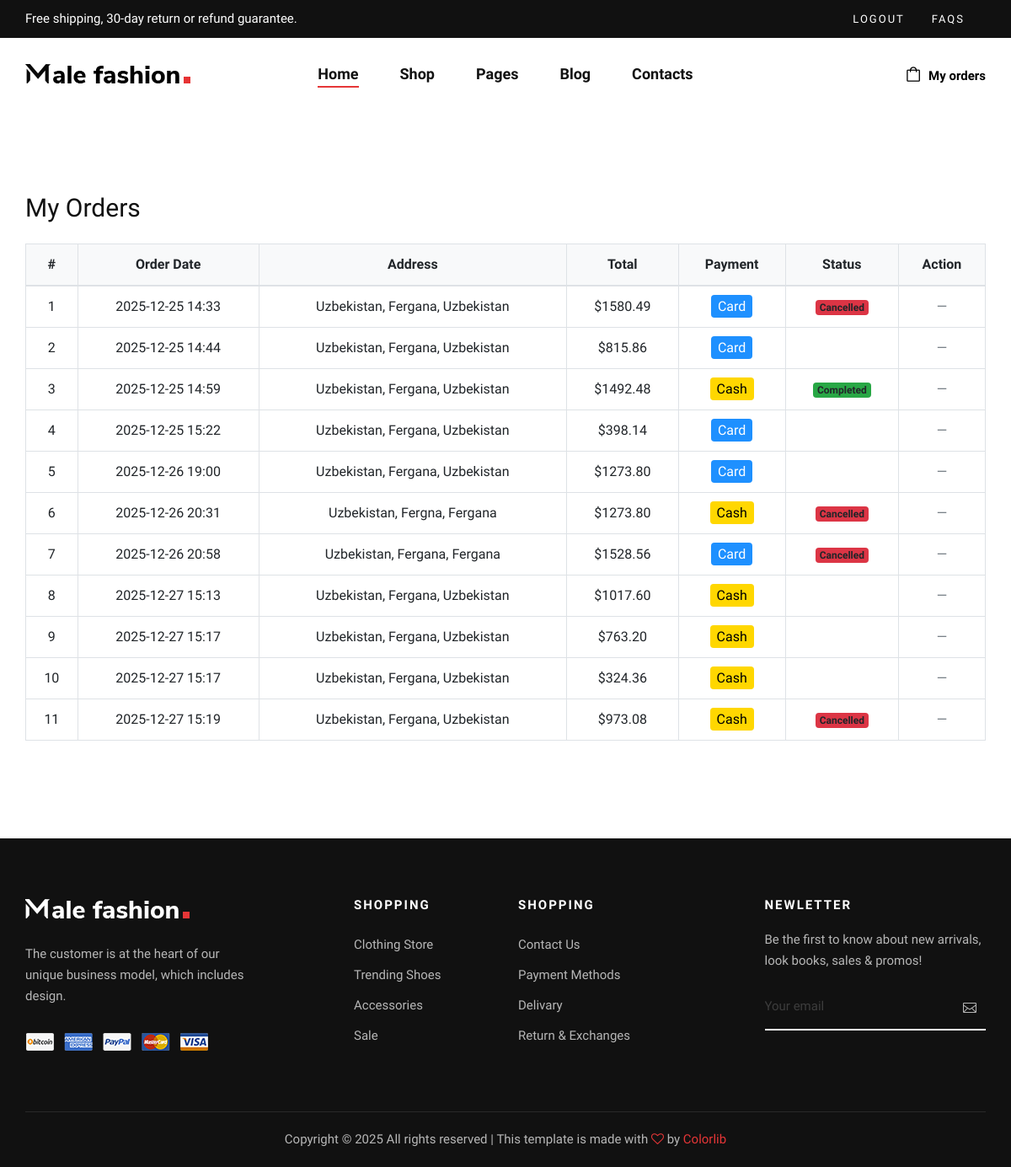
The page /orders/ (signed in) on the database as committed earlier.
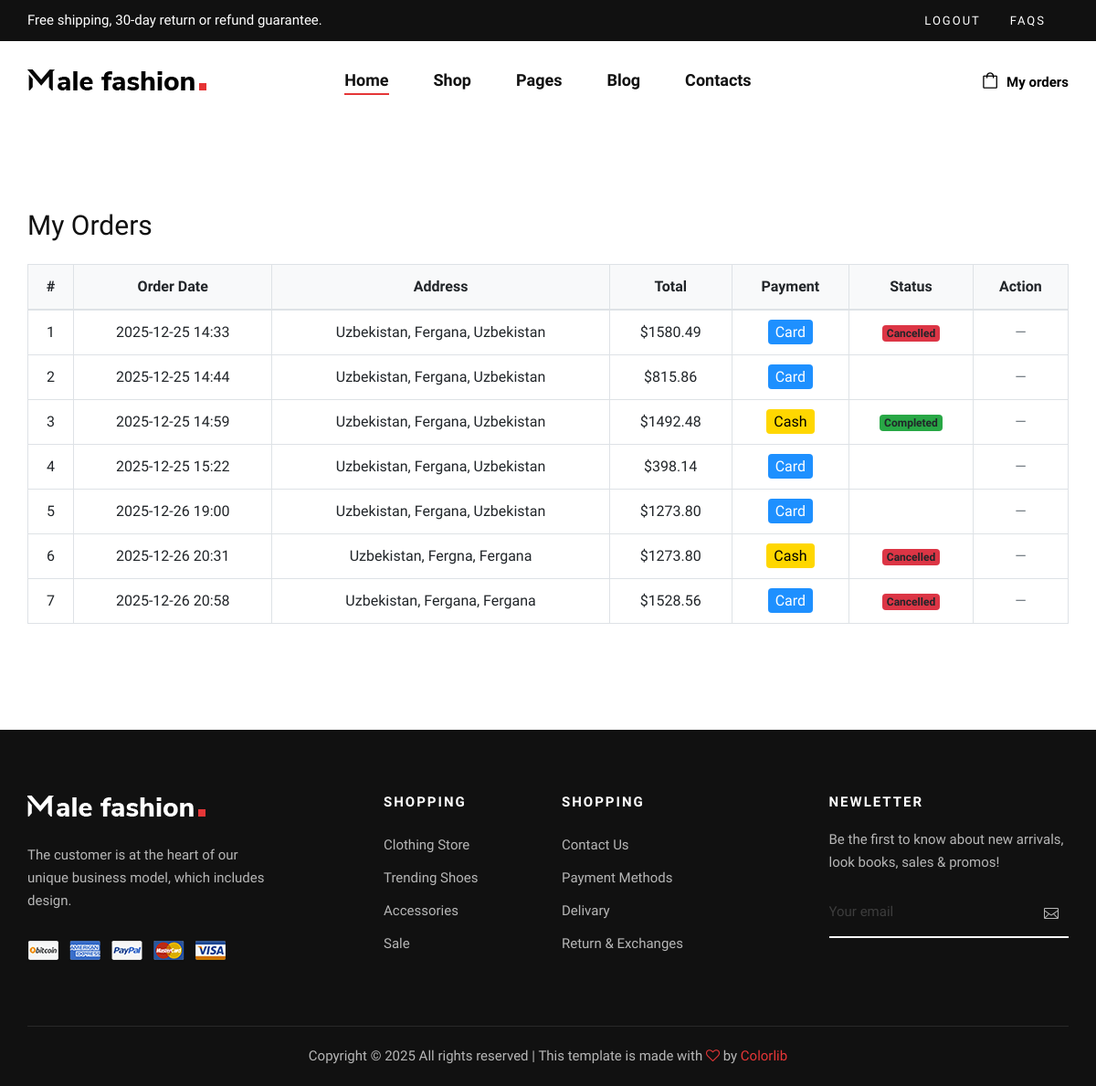
The same page on the database as committed later.
### core/models.py (models this page shows, shortened)
class Order(models.Model):
    STATUS_CHOICES = (
        ('pending', 'Pending'),
        ('processing', 'Processing'),
        ('completed', 'Completed'),
        ('cancelled', 'Cancelled'),
    )
    PAYMENT = (
        ("card", "Card"),
        ('money', 'Money')
    )
    user = models.ForeignKey(CustomUser, on_delete=models.CASCADE, related_name='orders')
    country = models.CharField(max_length=50)
    address = models.CharField(max_length=100)
    town = models.CharField(max_length=50)
    postcode = models.PositiveIntegerField()
    notes = models.CharField(max_length=150, blank=True, null=True)
    subtotal_price = models.DecimalField(max_digits=12, decimal_places=2)
    status = models.CharField(max_length=20, choices=STATUS_CHOICES, default='pending')
    payment_model = models.CharField(max_length=30, choices=PAYMENT, default=PAYMENT[1])
    created_at = models.DateTimeField(auto_now_add=True)
    updated_at = models.DateTimeField(auto_now=True)
    def total_price(self):
        return self.subtotal_price + (self.subtotal_price * Decimal('0.01') + self.subtotal_price * Decimal('0.05'))

### core/views.py (the view)
# urls.py: path('orders/', views.orderview, name="orders"),
def orderview(request):
    orders = Order.objects.filter(user=request.user)
    return render(request, "order.html", {"orders":orders})

### templates/order.html (shortened to what this page needs)
{% extends "base.html" %}
{% load static %}
{% block content %}
<section class="shopping-cart spad">
    <div class="container">
        <div class="row">
            <div class="col-lg-12">
                <h3 class="mb-4">My Orders</h3>
                {% if orders %}
                <div class="table-responsive">
                    <table class="table table-bordered text-center align-middle">
                        <thead class="bg-light">
    <tr>
        <th>#</th>
        <th>Order Date</th>
        <th>Address</th>
        <th>Total</th>
        <th>Payment</th>
        <th>Status</th>
        <th>Action</th>
    </tr>
</thead>
<tbody>
{% for order in orders %}
    <tr>
        <td>{{ forloop.counter }}</td>
        <td>{{ order.created_at|date:"Y-m-d H:i" }}</td>
        <td>
            {{ order.country }},
            {{ order.town }},
            {{ order.address }}
        </td>
        <td>
            ${{ order.total_price|floatformat:2 }}
        </td>
        <td>
    {% if order.payment_model == 'money' %}
        <span style="background-color: #FFD700; color: #000; padding: 4px 8px; border-radius: 4px;">Cash</span>
    {% elif order.payment_model == 'card' %}
        <span style="background-color: #1E90FF; color: #fff; padding: 4px 8px; border-radius: 4px;">Card</span>
    {% else %}
        <span style="background-color: #808080; color: #fff; padding: 4px 8px; border-radius: 4px;">—</span>
    {% endif %}
</td>
        <td>
            {% if order.status == 'pending' %}
                <span class="badge bg-warning text-dark">Pending</span>
            {% elif order.status == 'processing' %}
                <span class="badge bg-primary">Processing</span>
            {% elif order.status == 'completed' %}
                <span class="badge bg-success">Completed</span>
            {% elif order.status == 'cancelled' %}
                <span class="badge bg-danger">Cancelled</span>
            {% endif %}
        </td>
        <td>
            {% if order.status == 'pending' or order.status == 'processing' %}
                <form method="post" action="{% url 'core:order-delete' order.id  %}">
                    {% csrf_token %}
                    <button class="btn btn-sm btn-danger"
                        onclick="return confirm('Are you sure you want to cancel this order?');">
                        Cancel
                    </button>
                </form>
            {% else %}
                <span class="text-muted">—</span>
            {% endif %}
        </td>
    </tr>
{% endfor %}
</tbody>
                    </table>
                </div>
                {% else %}
                    <p>You have no orders yet.</p>
                {% endif %}
            </div>
        </div>
    </div>
</section>
{% endblock content %}

### templates/base.html (shortened to what this page needs)
<!DOCTYPE html>
<html lang="zxx">
<head>
    {% load static %}
    <link rel="stylesheet" href="{% static 'css/bootstrap.min.css' %}" type="text/css">
    <link rel="stylesheet" href="{% static 'css/font-awesome.min.css' %}" type="text/css">
    <link rel="stylesheet" href="{% static 'css/elegant-icons.css' %}" type="text/css">
    <link rel="stylesheet" href="{% static 'css/magnific-popup.css' %}" type="text/css">
    <link rel="stylesheet" href="{% static 'css/nice-select.css' %}" type="text/css">
    <link rel="stylesheet" href="{% static 'css/owl.carousel.min.css' %}" type="text/css">
    <link rel="stylesheet" href="{% static 'css/slicknav.min.css' %}" type="text/css">
    <link rel="stylesheet" href="{% static 'css/style.css' %}" type="text/css">
</head>
<body>
    <header class="header">
        <div class="header__top">
            <div class="container">
                <div class="row">
                    <div class="col-lg-6 col-md-7">
                        <div class="header__top__left">
                            <p>Free shipping, 30-day return or refund guarantee.</p>
                        </div>
                    </div>
                    <div class="col-lg-6 col-md-5">
                        <div class="header__top__right">
                            <div class="header__top__links">
                                {% if user.is_authenticated %}
                                    <a href="{% url 'authentication:logout' %}">Logout</a>
                                {% else %}
                                    <a href="{% url 'authentication:sign-in' %}">Sign in</a>
                                    <a href="{% url 'authentication:sign-up' %}">Register</a>
                                {% endif %}
                                <a href="/about">FAQs</a>
                            </div>
                        </div>
                    </div>
                </div>
            </div>
        </div>
        <div class="container">
            <div class="row">
                <div class="col-lg-3 col-md-3">
                    <div class="header__logo">
                        <a href="/"><img src="{% static 'img/logo.png' %}" alt=""></a>
                    </div>
                </div>
                <div class="col-lg-6 col-md-6">
                    <nav class="header__menu mobile-menu">
                        <ul>
                            <li class="active"><a href="/">Home</a></li>
                            <li><a href="/shop">Shop</a></li>
                            <li><a href="#">Pages</a>
                            </li>
                            <li><a href="/blog">Blog</a></li>
                            <li><a href="/contact">Contacts</a></li>
                        </ul>
                    </nav>
                </div>
                <div class="col-lg-3 col-md-3">
                    <div class="header__nav__option">
                        <a href="/orders"><img src="{% static 'img/icon/cart.png' %}" alt=""></a>
                        <div class="price"><a href="/orders" style="color: black;">My orders</a></div>
                    </div>
                </div>
            </div>
        </div>
    </header>
    {% block content %}
    {% endblock content %}
    <footer class="footer">
        <div class="container">
            <div class="row">
                <div class="col-lg-3 col-md-6 col-sm-6">
                    <div class="footer__about">
                        <div class="footer__logo">
                            <a href="#"><img src="{% static 'img/footer-logo.png'%}" alt=""></a>
                        </div>
                        <p>The customer is at the heart of our unique business model, which includes design.</p>
                        <a href="#"><img src="{% static 'img/payment.png' %}" alt=""></a>
                    </div>
                </div>
                <div class="col-lg-2 offset-lg-1 col-md-3 col-sm-6">
                    <div class="footer__widget">
                        <h6>Shopping</h6>
                        <ul>
                            <li><a href="/shop">Clothing Store</a></li>
                            <li><a href="/shop">Trending Shoes</a></li>
                            <li><a href="/shop">Accessories</a></li>
                            <li><a href="/shop">Sale</a></li>
                        </ul>
                    </div>
                </div>
                <div class="col-lg-2 col-md-3 col-sm-6">
                    <div class="footer__widget">
                        <h6>Shopping</h6>
                        <ul>
                            <li><a href="/contact">Contact Us</a></li>
                            <li><a href="/checkout">Payment Methods</a></li>
                            <li><a href="/checkout">Delivary</a></li>
                            <li><a href="/checkout">Return & Exchanges</a></li>
                        </ul>
                    </div>
                </div>
                <div class="col-lg-3 offset-lg-1 col-md-6 col-sm-6">
                    <div class="footer__widget">
                        <h6>NewLetter</h6>
                        <div class="footer__newslatter">
                            <p>Be the first to know about new arrivals, look books, sales & promos!</p>
                            <form action="/">
                                <input type="text" placeholder="Your email">
                                <button type="submit"><span class="icon_mail_alt"></span></button>
                            </form>
                        </div>
                    </div>
                </div>
            </div>
            <div class="row">
                <div class="col-lg-12 text-center">
                    <div class="footer__copyright__text">
                        <p>Copyright ©
                            All rights reserved | This template is made with <i class="fa fa-heart-o"
                            aria-hidden="true"></i> by <a href="https://colorlib.com" target="_blank">Colorlib</a>
                        </p>
                    </div>
                </div>
            </div>
        </div>
    </footer>
</body>
</html>

### static/css/style.css (style rules this page uses)
html, body { height: 100%; font-family: "Nunito Sans", sans-serif; -webkit-font-smoothing: antialiased; }
h1, h2, h3, h4, h5, h6 { margin: 0; color: #111111; font-weight: 400; font-family: "Nunito Sans", sans-serif; }
h3 { font-size: 30px; }
h6 { font-size: 16px; }
p { font-size: 15px; font-family: "Nunito Sans", sans-serif; color: #3d3d3d; font-weight: 400; line-height: 25px; margin: 0 0 15px 0; }
img { max-width: 100%; }
ul, ol { padding: 0; margin: 0; }
.spad { padding-top: 100px; padding-bottom: 100px; }
.header { background: #ffffff; }
.header__top { background: #111111; padding: 10px 0; }
.header__top__left p { color: #ffffff; margin-bottom: 0; }
.header__top__right { text-align: right; }
.header__top__links { display: inline-block; margin-right: 25px; }
.header__top__links a { color: #ffffff; font-size: 13px; text-transform: uppercase; letter-spacing: 2px; margin-right: 28px; display: inline-block; }
.header__top__links a:last-child { margin-right: 0; }
.header__logo { padding: 30px 0; }
.header__logo a { display: inline-block; }
.header__menu { text-align: center; padding: 26px 0 25px; }
.header__menu ul li { list-style: none; display: inline-block; margin-right: 45px; position: relative; }
.header__menu ul li.active a:after { -webkit-transform: scale(1); -ms-transform: scale(1); transform: scale(1); }
.header__menu ul li:last-child { margin-right: 0; }
.header__menu ul li a { font-size: 18px; color: #111111; display: block; font-weight: 600; position: relative; padding: 3px 0; }
.header__menu ul li a:after { position: absolute; left: 0; bottom: 0; width: 100%; height: 2px; background: #e53637; content: ""; -webkit-transition: all, 0.5s; -o-transition: all, 0.5s; transition: all, 0.5s; -webkit-transform: scale(0); -ms-transform: scale(0); transform: scale(0); }
.header__nav__option { text-align: right; padding: 30px 0; }
.header__nav__option a { display: inline-block; margin-right: 26px; position: relative; }
.header__nav__option a:last-child { margin-right: 0; }
.header__nav__option .price { font-size: 15px; color: #111111; font-weight: 700; display: inline-block; margin-left: -20px; position: relative; top: 3px; }
.footer { background: #111111; padding-top: 70px; }
.footer__about { margin-bottom: 30px; }
.footer__about .footer__logo { margin-bottom: 30px; }
.footer__about .footer__logo a { display: inline-block; }
.footer__about p { color: #b7b7b7; margin-bottom: 30px; }
.footer__widget { margin-bottom: 30px; }
.footer__widget h6 { color: #ffffff; font-size: 15px; font-weight: 700; text-transform: uppercase; letter-spacing: 2px; margin-bottom: 20px; }
.footer__widget ul li { line-height: 36px; list-style: none; }
.footer__widget ul li a { color: #b7b7b7; font-size: 15px; }
.footer__widget .footer__newslatter p { color: #b7b7b7; }
.footer__widget .footer__newslatter form { position: relative; }
.footer__widget .footer__newslatter form input { width: 100%; font-size: 15px; color: #3d3d3d; background: transparent; border: none; padding: 15px 0; border-bottom: 2px solid #ffffff; }
.footer__widget .footer__newslatter form input::placeholder { color: #3d3d3d; }
.footer__widget .footer__newslatter form button { color: #b7b7b7; font-size: 16px; position: absolute; right: 5px; top: 0; height: 100%; background: transparent; border: none; }
.footer__copyright__text { border-top: 1px solid rgba(255, 255, 255, 0.1); padding: 20px 0; margin-top: 40px; }
.footer__copyright__text p { color: #b7b7b7; margin-bottom: 0; }
.footer__copyright__text p i { color: #e53637; }
.footer__copyright__text p a { color: #e53637; }
@media only screen and (min-width: 1200px) { .container { max-width: 1170px; } }

Rows that differ between the two databases and show on the page:
removed Order: created_at "2025-12-27 15:13", country "Uzbekistan", town "Fergana", address "Uzbekistan", total_price "1017.60", payment_model "Cash"
removed Order: created_at "2025-12-27 15:17", country "Uzbekistan", town "Fergana", address "Uzbekistan", total_price "763.20", payment_model "Cash"
removed Order: created_at "2025-12-27 15:17", country "Uzbekistan", town "Fergana", address "Uzbekistan", total_price "324.36", payment_model "Cash"
removed Order: created_at "2025-12-27 15:19", country "Uzbekistan", town "Fergana", address "Uzbekistan", total_price "973.08", payment_model "Cash", status "Cancelled"
